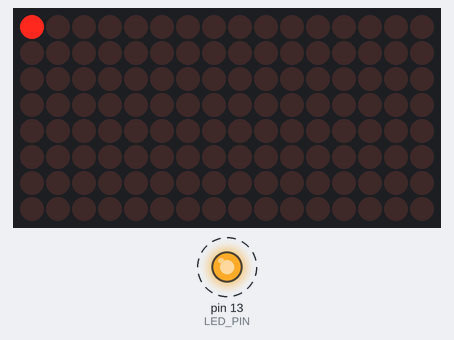
Bench run of a sketch on a simulated Arduino Uno, built with avr-gcc and run on an emulated ATmega328P. On the bench: 16×8 LED matrix, output pins drawn as LEDs (lit = HIGH). Dashed ring = blinking. Random numbers use the default seed unless the sketch sets one.

Above: at 0.16 s.
At 10.04 s:
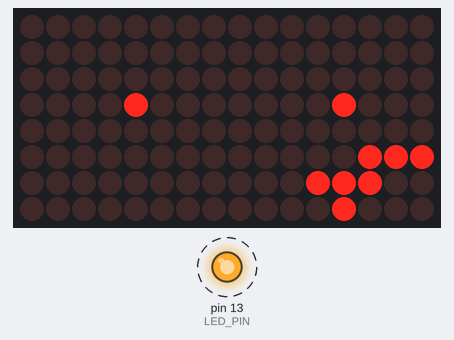
At 19.92 s:
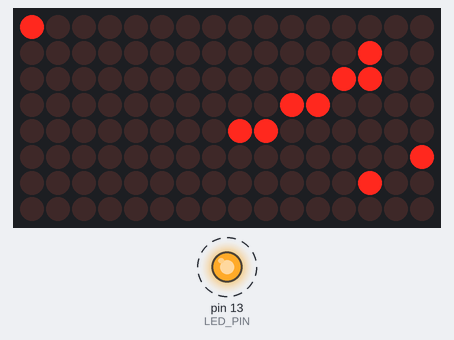
At 39.9 s:
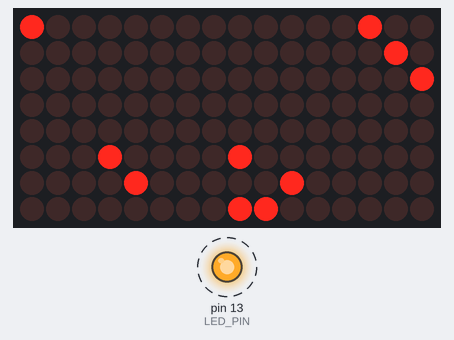
Timing chart, 0 to 40.0 s (numbered marks = the images above):
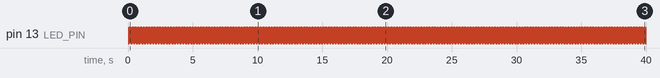

Measured:
- by itself, pin 13 (LED_PIN): alternates HIGH for 0.11 s and LOW for 0.11 s

The sketch:

_8x8_led.ino
```cpp
//We always have to include the library
#include "LedControl.h"
#include <Arduino.h>

#include <SPI.h>

/*
 Now we need a LedControl to work with.
 ***** These pin numbers will probably not work with your hardware *****
 pin 12 is connected to the DataIn
 pin 11 is connected to the CLK
 pin 10 is connected to LOAD
 We have only a single MAX72XX.
 */

#define LED_PIN 13

#define NUM_DEVICES 2
//LedControl(12,11,10,1);
//LedControll(DataIn, CLK, LOAD)
LedControl ledControl=LedControl(35, 37,36 ,NUM_DEVICES);

/* we always wait a bit between updates of the display */
unsigned long delaytime=100;

#define numBalls 10

float x[numBalls] = {},
      y[numBalls] = {},
      xDirection[numBalls] = {},
      yDirection[numBalls] = {};

int8_t iteration = numBalls;

byte ledOnOff = 1;
void blinkLED() {
  ledOnOff = ledOnOff == 1 ? 0 : 1;
  digitalWrite(LED_PIN, ledOnOff);   // set the LED on
//  delay(100);                  // wait for a second
//  digitalWrite(LED_PIN, LOW);    // set the LED off
//  delay(100);                  // wait for a second

}

void setup() {
//  while(!Serial);
//  Serial.begin(9600);      // open the serial port at 9600 bps:

  for (byte i = 0; i < numBalls - 1; i++) {
    x[i] = random(1, 14);
    y[i] = random(1, 7);
    xDirection[i] = random(1,2);
    yDirection[i] = random(1,2);
  }

  //we have already set the number of devices when we created the LedControl
  // int devices=ledControl.getDeviceCount();

  //we have to init all devices in a loop
  for(uint8_t address = 0; address < NUM_DEVICES; address++) {
    /*The MAX72XX is in power-saving mode on startup*/
    ledControl.shutdown(address,false);
    /* Set the brightness to a medium values */
    ledControl.setIntensity(address, 8);
    /* and clear the display */
    ledControl.clearDisplay(address);
  }

  pinMode(LED_PIN, OUTPUT);

  blinkLED();
}

float xTail = 0,
      yTail = 0,
      xTailDirection = 1,
      yTailDirection = 1;

float tailX[numBalls],
      tailY[numBalls],
      prevX,
      prevY;

void tailBalls() {


  iteration--;

  if (iteration < 0) {
    iteration = numBalls;
  }

  tailX[iteration] = prevX;
  tailY[iteration] = prevY;

  delay(100);
  ledControl.clearDisplay(0);
  ledControl.clearDisplay(1);

 //  Serial.println("------");

 //  for (byte i = numBalls; i > 0; i--) {
 //    delay(250);
 //    Serial.println(i, DEC);
 //    Serial.print("x "); Serial.println(tailX[i]);
 //    Serial.print("y "); Serial.println(tailY[i]);
 //    if (i > 0) {
 //      tailX[i - 1] = tailX[i];
 //      tailY[i - 1] = tailY[i];
 //    }
 // }


  xTail += xTailDirection;
  yTail += yTailDirection;

  static const byte randStart = 1, randEnd = 10;

  if (xTail > 15) {
    xTailDirection = -.25 + ((random(randStart, randEnd) * .1) * -1);
    xTail = 15;
  }
  else if (xTail < 0) {
    xTailDirection =  .25 + (random(randStart, randEnd) * .1);
    xTail = 0;
  }

  if (yTail > 8) {
    yTailDirection = -.25 + ((random(randStart, randEnd) * .1) * -1);
    yTail = 7;
  }
  else if (yTail < 0) {
    yTailDirection =  .25 + (random(randStart, randEnd) * .1);
    yTail = 0;
  }
//  ledControl.setLed(0, 0, 7, 1);

  // if (xTail > 7) {
  //   ledControl.setLed(1, xTail - 7, yTail, 1);
  // }
  // else {
  //   ledControl.setLed(0, xTail, yTail, 1);
  // }

  prevX = xTail;
  prevY = yTail;


  for (byte i = 0; i < numBalls; i++) {
    // delay(10);
    if (tailX[i] > 8) {
      ledControl.setLed(1, tailX[i] - 8, tailY[i], 1);
    }
    else {
      ledControl.setLed(0, tailX[i], tailY[i], 1);
    }
  }

}


void loop() {
//  randBalls();
  tailBalls();
  blinkLED();
}
```
